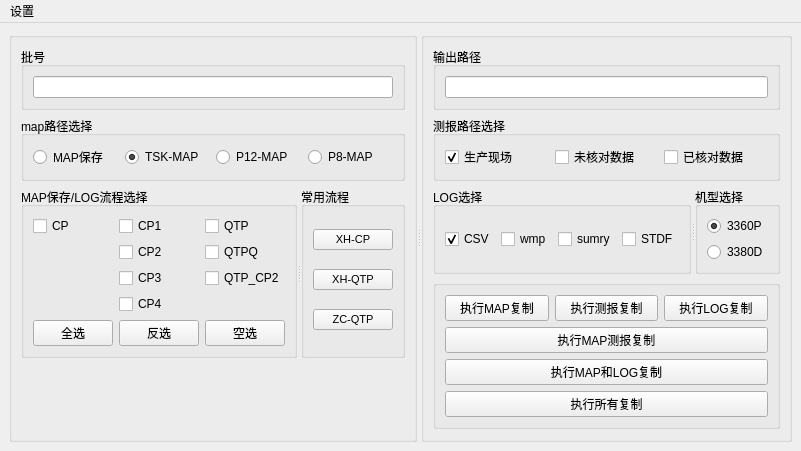
<?xml version="1.0" encoding="UTF-8"?>
<ui version="4.0">
 <class>MainWindow</class>
 <widget class="QMainWindow" name="MainWindow">
  <property name="geometry">
   <rect>
    <x>0</x>
    <y>0</y>
    <width>801</width>
    <height>451</height>
   </rect>
  </property>
  <property name="windowTitle">
   <string>CopyFromNet</string>
  </property>
  <widget class="QWidget" name="centralwidget">
   <layout class="QGridLayout" name="gridLayout_10">
    <item row="0" column="0">
     <widget class="QSplitter" name="splitter_3">
      <property name="orientation">
       <enum>Qt::Horizontal</enum>
      </property>
      <widget class="QGroupBox" name="groupBox_10">
       <property name="title">
        <string/>
       </property>
       <layout class="QGridLayout" name="gridLayout_8">
        <item row="0" column="0">
         <widget class="QGroupBox" name="groupBox">
          <property name="title">
           <string>批号</string>
          </property>
          <layout class="QGridLayout" name="gridLayout_2">
           <item row="0" column="0">
            <widget class="QLineEdit" name="editLotId">
             <property name="text">
              <string/>
             </property>
            </widget>
           </item>
          </layout>
         </widget>
        </item>
        <item row="1" column="0">
         <widget class="QGroupBox" name="groupBox_6">
          <property name="title">
           <string>map路径选择</string>
          </property>
          <layout class="QHBoxLayout" name="horizontalLayout_2">
           <item>
            <widget class="QRadioButton" name="rbtnMapSave">
             <property name="text">
              <string>MAP保存</string>
             </property>
             <property name="checked">
              <bool>false</bool>
             </property>
            </widget>
           </item>
           <item>
            <widget class="QRadioButton" name="rbtnTsKMap">
             <property name="text">
              <string>TSK-MAP</string>
             </property>
             <property name="checked">
              <bool>true</bool>
             </property>
            </widget>
           </item>
           <item>
            <widget class="QRadioButton" name="rbtnP12Map">
             <property name="text">
              <string>P12-MAP</string>
             </property>
            </widget>
           </item>
           <item>
            <widget class="QRadioButton" name="rbtnP8Map">
             <property name="text">
              <string>P8-MAP</string>
             </property>
            </widget>
           </item>
          </layout>
         </widget>
        </item>
        <item row="4" column="0">
         <widget class="QSplitter" name="splitter">
          <property name="orientation">
           <enum>Qt::Horizontal</enum>
          </property>
          <widget class="QGroupBox" name="groupBox_2">
           <property name="title">
            <string>MAP保存/LOG流程选择</string>
           </property>
           <layout class="QGridLayout" name="gridLayout_4">
            <item row="0" column="2">
             <widget class="QCheckBox" name="chkBoxQTP">
              <property name="text">
               <string>QTP</string>
              </property>
             </widget>
            </item>
            <item row="0" column="1">
             <widget class="QCheckBox" name="chkBoxCP1">
              <property name="text">
               <string>CP1</string>
              </property>
             </widget>
            </item>
            <item row="2" column="2">
             <widget class="QCheckBox" name="chkBoxQTP_CP2">
              <property name="text">
               <string>QTP_CP2</string>
              </property>
             </widget>
            </item>
            <item row="0" column="0">
             <widget class="QCheckBox" name="chkBoxCP">
              <property name="text">
               <string>CP</string>
              </property>
             </widget>
            </item>
            <item row="3" column="1">
             <widget class="QCheckBox" name="chkBoxCP4">
              <property name="text">
               <string>CP4</string>
              </property>
             </widget>
            </item>
            <item row="2" column="1">
             <widget class="QCheckBox" name="chkBoxCP3">
              <property name="text">
               <string>CP3</string>
              </property>
             </widget>
            </item>
            <item row="1" column="1">
             <widget class="QCheckBox" name="chkBoxCP2">
              <property name="text">
               <string>CP2</string>
              </property>
             </widget>
            </item>
            <item row="1" column="2">
             <widget class="QCheckBox" name="chkBoxQTPQ">
              <property name="text">
               <string>QTPQ</string>
              </property>
             </widget>
            </item>
            <item row="4" column="0">
             <widget class="QPushButton" name="btnAllSelect">
              <property name="text">
               <string>全选</string>
              </property>
             </widget>
            </item>
            <item row="4" column="2">
             <widget class="QPushButton" name="btnCancelSelect">
              <property name="text">
               <string>空选</string>
              </property>
             </widget>
            </item>
            <item row="4" column="1">
             <widget class="QPushButton" name="btnInvertSelect">
              <property name="text">
               <string>反选</string>
              </property>
             </widget>
            </item>
           </layout>
          </widget>
          <widget class="QGroupBox" name="groupBox_5">
           <property name="title">
            <string>常用流程</string>
           </property>
           <layout class="QGridLayout" name="gridLayout">
            <item row="1" column="0">
             <widget class="QPushButton" name="btnXHQTP">
              <property name="font">
               <font>
                <pointsize>8</pointsize>
               </font>
              </property>
              <property name="text">
               <string>XH-QTP</string>
              </property>
             </widget>
            </item>
            <item row="2" column="0">
             <widget class="QPushButton" name="btnZCQTP">
              <property name="font">
               <font>
                <pointsize>8</pointsize>
               </font>
              </property>
              <property name="text">
               <string>ZC-QTP</string>
              </property>
             </widget>
            </item>
            <item row="0" column="0">
             <widget class="QPushButton" name="btnXHCP">
              <property name="font">
               <font>
                <pointsize>8</pointsize>
               </font>
              </property>
              <property name="text">
               <string>XH-CP</string>
              </property>
             </widget>
            </item>
           </layout>
          </widget>
         </widget>
        </item>
        <item row="5" column="0">
         <spacer name="verticalSpacer">
          <property name="orientation">
           <enum>Qt::Vertical</enum>
          </property>
          <property name="sizeHint" stdset="0">
           <size>
            <width>20</width>
            <height>40</height>
           </size>
          </property>
         </spacer>
        </item>
       </layout>
      </widget>
      <widget class="QGroupBox" name="groupBox_9">
       <property name="title">
        <string/>
       </property>
       <layout class="QGridLayout" name="gridLayout_9">
        <item row="1" column="0">
         <widget class="QGroupBox" name="groupBox_8">
          <property name="title">
           <string>测报路径选择</string>
          </property>
          <layout class="QGridLayout" name="gridLayout_3">
           <item row="0" column="2">
            <widget class="QCheckBox" name="chkOperCheckedPath">
             <property name="text">
              <string>已核对数据</string>
             </property>
            </widget>
           </item>
           <item row="0" column="1">
            <widget class="QCheckBox" name="chkOperUncheckedPath">
             <property name="text">
              <string>未核对数据</string>
             </property>
            </widget>
           </item>
           <item row="0" column="0">
            <widget class="QCheckBox" name="chkOperPath">
             <property name="text">
              <string>生产现场</string>
             </property>
             <property name="checked">
              <bool>true</bool>
             </property>
            </widget>
           </item>
          </layout>
         </widget>
        </item>
        <item row="0" column="0">
         <widget class="QGroupBox" name="groupBox_3">
          <property name="title">
           <string>输出路径</string>
          </property>
          <layout class="QGridLayout" name="gridLayout_7">
           <item row="0" column="0">
            <widget class="QLineEdit" name="editOutPutPath"/>
           </item>
          </layout>
         </widget>
        </item>
        <item row="2" column="0">
         <widget class="QSplitter" name="splitter_2">
          <property name="orientation">
           <enum>Qt::Horizontal</enum>
          </property>
          <widget class="QGroupBox" name="groupBox_11">
           <property name="title">
            <string>LOG选择</string>
           </property>
           <layout class="QHBoxLayout" name="horizontalLayout_3">
            <item>
             <widget class="QCheckBox" name="chkBoxCSV">
              <property name="text">
               <string>CSV</string>
              </property>
              <property name="checked">
               <bool>true</bool>
              </property>
             </widget>
            </item>
            <item>
             <widget class="QCheckBox" name="chkBoxWmpTDO">
              <property name="text">
               <string>wmp</string>
              </property>
             </widget>
            </item>
            <item>
             <widget class="QCheckBox" name="chkBoxsumryTDO">
              <property name="text">
               <string>sumry</string>
              </property>
             </widget>
            </item>
            <item>
             <widget class="QCheckBox" name="chkBoxSTDF">
              <property name="text">
               <string>STDF</string>
              </property>
             </widget>
            </item>
           </layout>
          </widget>
          <widget class="QGroupBox" name="groupBox_13">
           <property name="title">
            <string>机型选择</string>
           </property>
           <layout class="QGridLayout" name="gridLayout_5">
            <item row="0" column="0">
             <widget class="QRadioButton" name="rbtnTsKMap_2">
              <property name="text">
               <string>3360P</string>
              </property>
              <property name="checked">
               <bool>true</bool>
              </property>
             </widget>
            </item>
            <item row="1" column="0">
             <widget class="QRadioButton" name="rbtnTsKMap_3">
              <property name="text">
               <string>3380D</string>
              </property>
             </widget>
            </item>
           </layout>
          </widget>
         </widget>
        </item>
        <item row="3" column="0">
         <widget class="QGroupBox" name="groupBox_7">
          <property name="title">
           <string/>
          </property>
          <layout class="QGridLayout" name="gridLayout_6">
           <item row="1" column="2">
            <widget class="QPushButton" name="btnLogDo">
             <property name="text">
              <string>执行LOG复制</string>
             </property>
            </widget>
           </item>
           <item row="1" column="1">
            <widget class="QPushButton" name="btnExcleDo">
             <property name="text">
              <string>执行测报复制</string>
             </property>
            </widget>
           </item>
           <item row="1" column="0">
            <widget class="QPushButton" name="btnMapDo">
             <property name="text">
              <string>执行MAP复制</string>
             </property>
            </widget>
           </item>
           <item row="3" column="0" colspan="3">
            <widget class="QPushButton" name="btnMapLogDo">
             <property name="text">
              <string>执行MAP和LOG复制</string>
             </property>
            </widget>
           </item>
           <item row="2" column="0" colspan="3">
            <widget class="QPushButton" name="btnMapExcleDo">
             <property name="text">
              <string>执行MAP测报复制</string>
             </property>
            </widget>
           </item>
           <item row="4" column="0" colspan="3">
            <widget class="QPushButton" name="btnAllDo">
             <property name="text">
              <string>执行所有复制</string>
             </property>
            </widget>
           </item>
          </layout>
         </widget>
        </item>
        <item row="4" column="0">
         <spacer name="verticalSpacer_2">
          <property name="orientation">
           <enum>Qt::Vertical</enum>
          </property>
          <property name="sizeHint" stdset="0">
           <size>
            <width>20</width>
            <height>40</height>
           </size>
          </property>
         </spacer>
        </item>
       </layout>
      </widget>
     </widget>
    </item>
   </layout>
  </widget>
  <widget class="QMenuBar" name="menubar">
   <property name="geometry">
    <rect>
     <x>0</x>
     <y>0</y>
     <width>801</width>
     <height>20</height>
    </rect>
   </property>
   <widget class="QMenu" name="menu">
    <property name="title">
     <string>设置</string>
    </property>
    <addaction name="actionExcelPath"/>
    <addaction name="actionPath"/>
    <addaction name="actionLOGPath"/>
   </widget>
   <addaction name="menu"/>
  </widget>
  <action name="actionPath">
   <property name="text">
    <string>MAP路径</string>
   </property>
  </action>
  <action name="actionExcelPath">
   <property name="text">
    <string>测报路径</string>
   </property>
  </action>
  <action name="actionLOGPath">
   <property name="text">
    <string>LOG路径</string>
   </property>
   <property name="toolTip">
    <string>LOG路径</string>
   </property>
  </action>
 </widget>
 <resources/>
 <connections/>
</ui>
